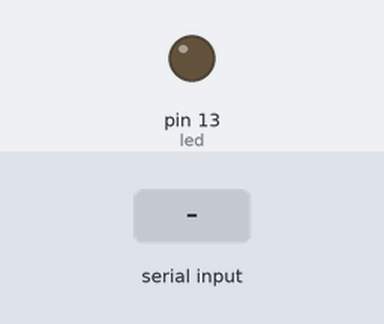
Bench run of a sketch on a simulated Arduino Uno, built with avr-gcc and run on an emulated ATmega328P. Parts: output pins drawn as LEDs (lit = HIGH). The test bench sets the inputs (shaded band).

Above: at 1.2 s.
1.3 s: "1" received over the second serial link
At 1.7 s:
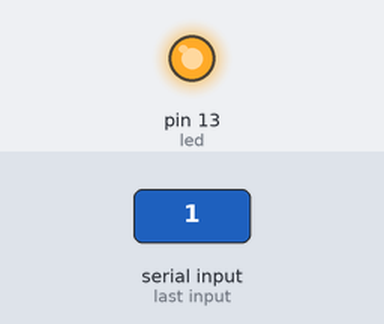
2.8 s: "0" received over the second serial link
At 4.1 s:
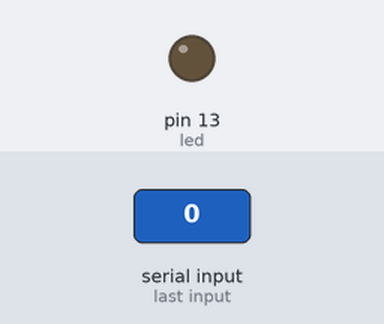
Timing chart, 0 to 5.8 s (numbered marks = the images above; inputs shaded):
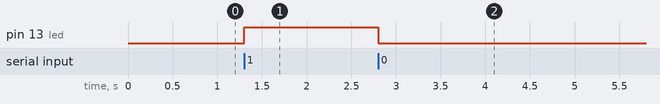

Measured:
- after the input at 1.3 s, pin 13 (led): LOW → HIGH at once
- after the input at 2.8 s, pin 13 (led): HIGH → LOW at once

The sketch:

_HC05_LED_ON_OFF.ino
```cpp
#include <SoftwareSerial.h>
int bluetoothTx = 2;  // TX-O pin of bluetooth mate, Arduino D2
int bluetoothRx = 3;  // RX-I pin of bluetooth mate, Arduino D3
int led = 13;
int dataFromBt;
SoftwareSerial bluetooth(bluetoothTx, bluetoothRx);
void setup()
{
  bluetooth.begin(9600);  // Start bluetooth serial at 9600
  pinMode(led, OUTPUT);
}
void loop()
{
  if (bluetooth.available()) // If the bluetooth sent any characters
  {delay(3);
     dataFromBt = bluetooth.read();
   if (dataFromBt == '1') {
      digitalWrite(led, HIGH);
       }
    if (dataFromBt == '0') {
      digitalWrite(led, LOW);
    }
  }
}
```
